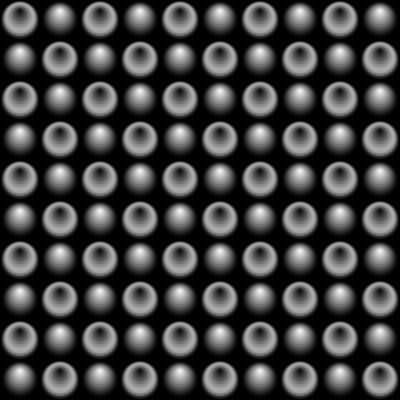
Frame 1 (no input)
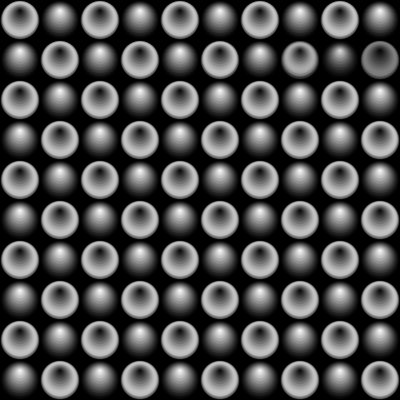
Frame 60 (the mouse pressed at the canvas centre just before this capture)
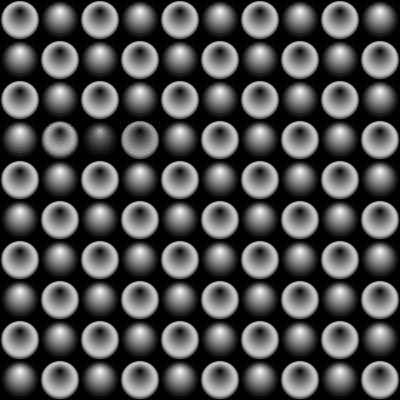
Frame 120 (the mouse held since frame 60 and released just before this capture)

The Processing sketch that drew these frames (run headless with seeded random() and noise(); from frame 60 on, the mouse is pressed at the canvas centre):

// Processing sketch: processing_93734
// ── processing_93734.pde

int colonnes, rangees, temps, currentTime, compteurTableauX, compteurTableauY;
float largeurColonne, hauteurRangee, espace;
float []tableauX;
float []tableauY;
ArrayList arrayCercle;
color couleur01, couleur02;
void setup() {
  size(400, 400);
  smooth();
  background(0);
  colonnes = 10;
  rangees = colonnes;
  espace = 20;
  compteurTableauX = 0;
  compteurTableauY = 0;
  temps = 175;
  largeurColonne = width / colonnes;
  hauteurRangee = height / rangees;
  couleur01 = color(255, 255, 255);//couleur du centre
  couleur02 = color(0, 0, 0);
  arrayCercle = new ArrayList();
  //for (int k = 0;k < colonnes * rangees;k++) {
  for ( int i = 0; i < colonnes;  i++ ) {
    for ( int j = 0; j < rangees; j++ ) {
      if (i%2 ==0) {
        if (j%2 ==0) arrayCercle.add(new Cercle(i * largeurColonne+espace, j * hauteurRangee+espace, largeurColonne, hauteurRangee, couleur01, couleur02));
        else arrayCercle.add(new Cercle(i * largeurColonne+espace, j * hauteurRangee+espace, largeurColonne, hauteurRangee, couleur02, couleur01));
      }
      else {
        if (j%2 ==0) arrayCercle.add(new Cercle(i * largeurColonne+espace, j * hauteurRangee+espace, largeurColonne, hauteurRangee, couleur02, couleur01));
        else arrayCercle.add(new Cercle(i * largeurColonne+espace, j * hauteurRangee+espace, largeurColonne, hauteurRangee, couleur01, couleur02));
      }
    }
    //if (i%2 ==0) {
    //arrayCercle.add(new Cercle(k % colonnes * largeurColonne + espace, int(k / rangees) * hauteurRangee + espace, largeurColonne, hauteurRangee, couleur01, couleur02));

    //else {
    // arrayCercle.add(new Cercle(k % colonnes * largeurColonne + espace, int(k / rangees) * hauteurRangee + espace, largeurColonne, hauteurRangee, couleur02, couleur01));
  }
  tableauX = new float[colonnes];
  tableauY = new float[rangees];
  for ( int i = 0; i < colonnes;  i++ ) {
    for ( int j = 0; j < rangees; j++ ) {
      tableauX[i] = i * largeurColonne;
      tableauY[j] = j * hauteurRangee;
    }
  }
}
void draw() {
  fill(0, 50);
  rect(0, 0, width, height);
  if (millis() - currentTime > temps) {
    currentTime = millis();
    compteurTableauX++;
  }
  for (int i = arrayCercle.size() - 1; i >= 0; i--) {
    Cercle unCercle = (Cercle) arrayCercle.get(i);
    unCercle.display();
    float distance = dist(unCercle.x, unCercle.y, mouseX, mouseY);
    if (mousePressed) {
      if (distance <= hauteurRangee / 2) unCercle.animer();
    }
    if (distance <= hauteurRangee / 2) unCercle.rotation();
    if (compteurTableauX >= tableauX.length) {
      compteurTableauX = 0;
      compteurTableauY++;
      if (compteurTableauY >= tableauY.length) compteurTableauY = 0;
    }
    float distance_02 = dist(unCercle.x, unCercle.y, tableauX[compteurTableauX] + espace, tableauY[compteurTableauY] + espace);
    if (distance_02 <= hauteurRangee / 2) unCercle.animationOpacite();
  }
}

class Cercle {
  float x, y, hauteur, largeur, compteur, compteurRotation, positionInitialeY, opacite;
  color couleur01, couleur02, melangeCouleur;
  Cercle(float _x, float _y, float _largeur, float _hauteur, color _couleur01, color _couleur02) {
    x = _x;
    y = _y;
    hauteur = _hauteur;
    largeur = _largeur;
    couleur01 = _couleur01;
    couleur02 = _couleur02;
    positionInitialeY = y;
    compteur = 0;
    opacite = 255;
    compteurRotation = 0;
  }
  void display() {
    noStroke();
    y += compteur;
    for (int i = 0;i < hauteur;i++) {
      pushMatrix();
      translate(x,y);
      rotate(compteurRotation);
      melangeCouleur = lerpColor(couleur01, couleur02, map(i, 0, hauteur, 0, 1));
      fill(melangeCouleur, map(i, 0, hauteur, 0, opacite));
      ellipse( 0, - i / 4, hauteur-i, largeur-i );
      popMatrix();
    }
    if (y - hauteur > height) {
      compteur = 0;
      y = positionInitialeY;
      opacite = 0;
    }
    if (opacite <= 255) {
      opacite += 25;
    }
  }
  void animer() {
    compteur = 10;
  }
  void rotation(){
    compteurRotation += 5;
  }
  void animationOpacite() {
    opacite = 0;
  }
}
